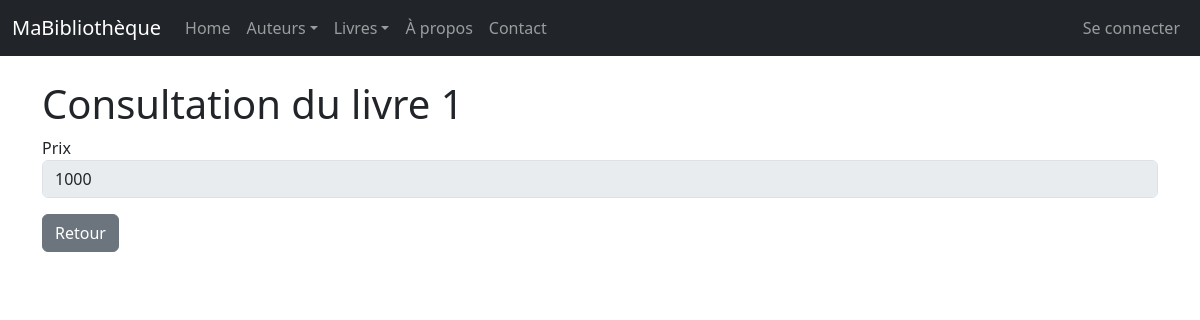
/livres/1/view/, run on an earlier commit of the app's database.
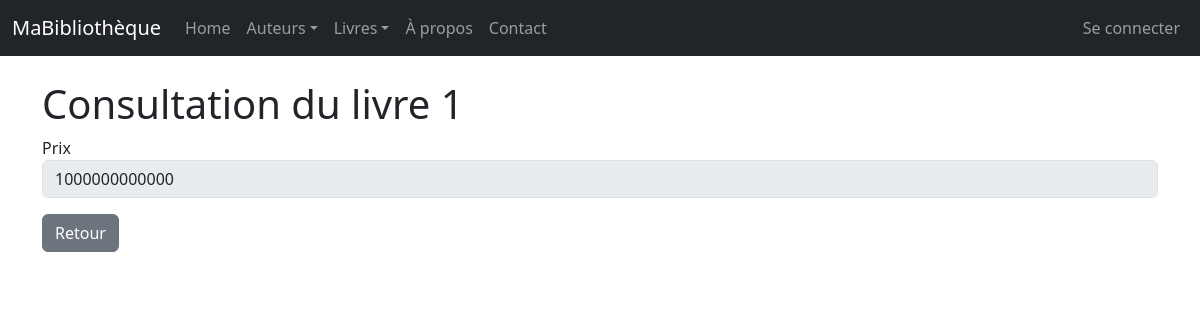
And on a later commit of the database.
### monApp/models.py (models this page shows, shortened)
class Livre(db.Model):
    idL = db.Column( db.Integer, primary_key = True)
    Prix = db.Column( db.Integer)
    Titre = db.Column( db.String(255))
    Url = db.Column( db.String(255))
    Img = db.Column( db.String(255))
    auteur_id = db.Column (db.Integer , db.ForeignKey ("auteur.idA") )
    auteur = db.relationship ("Auteur", backref =db.backref ("livres", lazy="dynamic") )

### monApp/views.py (the view)
@app.route('/livres/<idL>/view/')
def viewLivre(idL):
    unLivre = Livre.query.get(idL)
    unForm = FormLivre(idL=unLivre.idL,Prix=unLivre.Prix)
    return render_template("livre_view.html",selectedLivre=unLivre, viewForm=unForm)

### monApp/forms.py
class FormLivre(FlaskForm):
    idL=HiddenField('idL')
    Prix = FloatField ('Prix',validators =[DataRequired()])

### monApp/templates/livre_view.html (shortened to what this page needs)
{% extends "base.html" %}
{% block main %}
<h1 >Consultation du livre {{ selectedLivre.idL }}</h1>
<form role="form" method="POST" action="">
    <div class="form-group mb-3">
        {{ viewForm.Prix.label }}
        {{ viewForm.Prix(size=50, disabled=True, class_="form-control") }}
    </div>
    <a href="{{ url_for('getLivres') }}" class="btn btn-secondary">Retour</a>
</form >
{% endblock %}

### monApp/templates/base.html (shortened to what this page needs)
<html>
<head>
    <link rel="stylesheet" href="{{ url_for('static', filename='css/style.css') }}">
    <link href="https://cdn.jsdelivr.net/npm/bootstrap@5.3.0/dist/css/bootstrap.min.css" rel="stylesheet">
</head>
<body>
    {% block navbar %}
    <nav class="navbar navbar-expand-md navbar-dark bg-dark fixed-top">
        <div class="container-fluid">
            <a class="navbar-brand">MaBibliothèque</a>
            <div class="collapse navbar-collapse" id="mainNavbar">
                <ul class="navbar-nav me-auto mb-2 mb-md-0">
                    <li class="nav-item">
                        <a class="nav-link" href="{{ url_for('index') }}">Home</a>
                    </li>
                    <li class="nav-item dropdown">
                        <a class="nav-link dropdown-toggle" href="#" id="auteursDropdown" role="button" data-bs-toggle="dropdown" aria-expanded="false">Auteurs</a>
                    </li>
                    <li class="nav-item dropdown">
                        <a class="nav-link dropdown-toggle" href="#" id="livresDropdown" role="button" data-bs-toggle="dropdown" aria-expanded="false">Livres</a>
                    </li>
                    <li class="nav-item">
                        <a class="nav-link" href="{{ url_for('about') }}">À propos</a>
                    </li>
                    <li class="nav-item">
                        <a class="nav-link" href="{{ url_for('contact') }}">Contact</a>
                    </li>
                </ul>
                <ul class="nav navbar-nav navbar-right">
                    {% if current_user.is_authenticated %}
                        <a class="navbar-brand"><em>Vous êtes connecté <strong>{{ current_user.Login}}</strong></em></a>
                        <li class="nav-item"><a class="nav-link" href="{{ url_for ('logout') }}">Déconnexion</a></li >
                    {% else %}
                        <li class="nav-item"><a class="nav-link" href="{{ url_for ('login') }}">Se connecter</a></li >
                    {% endif %}
                </ul>
            </div>
        </div>
    </nav>
    {% endblock %}
    {% block content %}
    <main id="main" role="main" class="container">
        {% block main %}{% endblock %}
    </main>
    {% endblock %}
</body>
</html>

### monApp/static/css/style.css (style rules this page uses)
h1 { color: red; }
#main { margin-top: 5em; }
body { font-family: sans-serif; }

What changed in the data, as far as the page shows it:
changed Livre id 1: Prix "1000" → "1000000000000"
